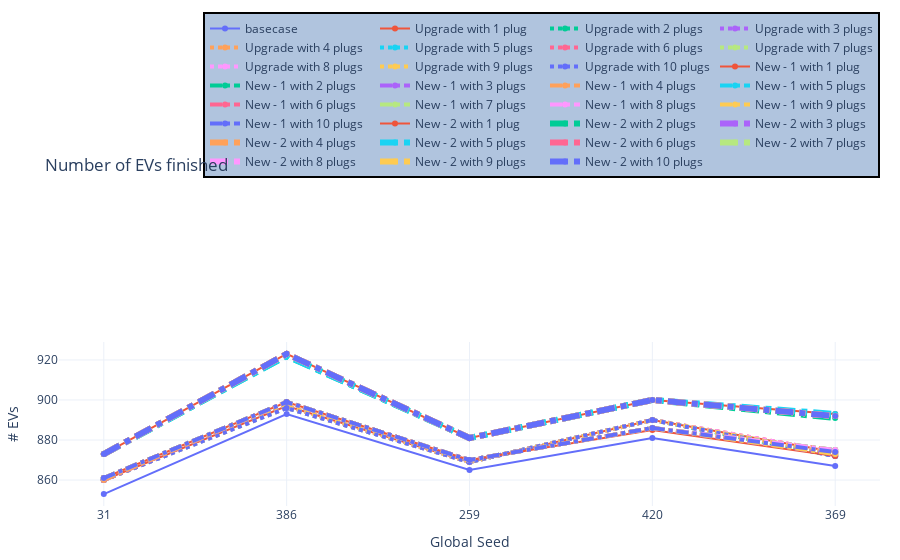

This figure's notebook cell:
### Code cell
# EVs finished
fig = go.Figure()
fig.add_trace(go.Scatter(x=seeds, y=count_stats[(671 <= count_stats['analysis_id']) & (count_stats['analysis_id']<= 675)].sort_values('analysis_id')['fin_count'],
                    mode='lines+markers',
                    name='basecase'))
fig.add_trace(go.Scatter(x=seeds, y=count_stats[(676 <= count_stats['analysis_id']) & (count_stats['analysis_id']<= 680)].sort_values('analysis_id')['fin_count'],
                    mode='lines+markers',
                    name='Upgrade with 1 plug'))
fig.add_trace(go.Scatter(x=seeds, y=count_stats[(681 <= count_stats['analysis_id']) & (count_stats['analysis_id']<= 685)].sort_values('analysis_id')['fin_count'],
                    mode='lines+markers',
                    name='Upgrade with 2 plugs', line=dict(width=4, dash='dot')))
fig.add_trace(go.Scatter(x=seeds, y=count_stats[(686 <= count_stats['analysis_id']) & (count_stats['analysis_id']<= 690)].sort_values('analysis_id')['fin_count'],
                    mode='lines+markers',
                    name='Upgrade with 3 plugs', line=dict(width=4, dash='dot')))
fig.add_trace(go.Scatter(x=seeds, y=count_stats[(691 <= count_stats['analysis_id']) & (count_stats['analysis_id']<= 695)].sort_values('analysis_id')['fin_count'],
                    mode='lines+markers',
                    name='Upgrade with 4 plugs', line=dict(width=4, dash='dot')))
fig.add_trace(go.Scatter(x=seeds, y=count_stats[(696 <= count_stats['analysis_id']) & (count_stats['analysis_id']<= 700)].sort_values('analysis_id')['fin_count'],
                    mode='lines+markers',
                    name='Upgrade with 5 plugs', line=dict(width=4, dash='dot')))
fig.add_trace(go.Scatter(x=seeds, y=count_stats[(701 <= count_stats['analysis_id']) & (count_stats['analysis_id']<= 705)].sort_values('analysis_id')['fin_count'],
                    mode='lines+markers',
                    name='Upgrade with 6 plugs', line=dict(width=4, dash='dot')))
fig.add_trace(go.Scatter(x=seeds, y=count_stats[(706 <= count_stats['analysis_id']) & (count_stats['analysis_id']<= 710)].sort_values('analysis_id')['fin_count'],
                    mode='lines+markers',
                    name='Upgrade with 7 plugs', line=dict(width=4, dash='dot')))
fig.add_trace(go.Scatter(x=seeds, y=count_stats[(711 <= count_stats['analysis_id']) & (count_stats['analysis_id']<= 715)].sort_values('analysis_id')['fin_count'],
                    mode='lines+markers',
                    name='Upgrade with 8 plugs', line=dict(width=4, dash='dot')))
fig.add_trace(go.Scatter(x=seeds, y=count_stats[(716 <= count_stats['analysis_id']) & (count_stats['analysis_id']<= 720)].sort_values('analysis_id')['fin_count'],
                    mode='lines+markers',
                    name='Upgrade with 9 plugs', line=dict(width=4, dash='dot')))
fig.add_trace(go.Scatter(x=seeds, y=count_stats[(721 <= count_stats['analysis_id']) & (count_stats['analysis_id']<= 725)].sort_values('analysis_id')['fin_count'],
                    mode='lines+markers',
                    name='Upgrade with 10 plugs', line=dict(width=4, dash='dot')))

## New - 1
fig.add_trace(go.Scatter(x=seeds, y=count_stats[(726 <= count_stats['analysis_id']) & (count_stats['analysis_id']<= 730)].sort_values('analysis_id')['fin_count'],
                    mode='lines+markers',
                    name='New - 1 with 1 plug'))
fig.add_trace(go.Scatter(x=seeds, y=count_stats[(731 <= count_stats['analysis_id']) & (count_stats['analysis_id']<= 735)].sort_values('analysis_id')['fin_count'],
                    mode='lines+markers',
                    name='New - 1 with 2 plugs', line=dict(width=4, dash='dashdot')))
fig.add_trace(go.Scatter(x=seeds, y=count_stats[(736 <= count_stats['analysis_id']) & (count_stats['analysis_id']<= 740)].sort_values('analysis_id')['fin_count'],
                    mode='lines+markers',
                    name='New - 1 with 3 plugs', line=dict(width=4, dash='dashdot')))
fig.add_trace(go.Scatter(x=seeds, y=count_stats[(741 <= count_stats['analysis_id']) & (count_stats['analysis_id']<= 745)].sort_values('analysis_id')['fin_count'],
                    mode='lines+markers',
                    name='New - 1 with 4 plugs', line=dict(width=4, dash='dashdot')))
fig.add_trace(go.Scatter(x=seeds, y=count_stats[(746 <= count_stats['analysis_id']) & (count_stats['analysis_id']<= 750)].sort_values('analysis_id')['fin_count'],
                    mode='lines+markers',
                    name='New - 1 with 5 plugs', line=dict(width=4, dash='dashdot')))
fig.add_trace(go.Scatter(x=seeds, y=count_stats[(751 <= count_stats['analysis_id']) & (count_stats['analysis_id']<= 755)].sort_values('analysis_id')['fin_count'],
                    mode='lines+markers',
                    name='New - 1 with 6 plugs', line=dict(width=4, dash='dashdot')))
fig.add_trace(go.Scatter(x=seeds, y=count_stats[(756 <= count_stats['analysis_id']) & (count_stats['analysis_id']<= 760)].sort_values('analysis_id')['fin_count'],
                    mode='lines+markers',
                    name='New - 1 with 7 plugs', line=dict(width=4, dash='dashdot')))
fig.add_trace(go.Scatter(x=seeds, y=count_stats[(761 <= count_stats['analysis_id']) & (count_stats['analysis_id']<= 765)].sort_values('analysis_id')['fin_count'],
                    mode='lines+markers',
                    name='New - 1 with 8 plugs', line=dict(width=4, dash='dashdot')))
fig.add_trace(go.Scatter(x=seeds, y=count_stats[(766 <= count_stats['analysis_id']) & (count_stats['analysis_id']<= 770)].sort_values('analysis_id')['fin_count'],
                    mode='lines+markers',
                    name='New - 1 with 9 plugs', line=dict(width=4, dash='dashdot')))
fig.add_trace(go.Scatter(x=seeds, y=count_stats[(771 <= count_stats['analysis_id']) & (count_stats['analysis_id']<= 775)].sort_values('analysis_id')['fin_count'],
                    mode='lines+markers',
                    name='New - 1 with 10 plugs', line=dict(width=4, dash='dashdot')))

## New - 2
fig.add_trace(go.Scatter(x=seeds, y=count_stats[(776 <= count_stats['analysis_id']) & (count_stats['analysis_id']<= 780)].sort_values('analysis_id')['fin_count'],
                    mode='lines+markers',
                    name='New - 2 with 1 plug'))
fig.add_trace(go.Scatter(x=seeds, y=count_stats[(781 <= count_stats['analysis_id']) & (count_stats['analysis_id']<= 785)].sort_values('analysis_id')['fin_count'],
                    mode='lines+markers',
                    name='New - 2 with 2 plugs', line=dict(width=6, dash='dashdot')))
fig.add_trace(go.Scatter(x=seeds, y=count_stats[(786 <= count_stats['analysis_id']) & (count_stats['analysis_id']<= 790)].sort_values('analysis_id')['fin_count'],
                    mode='lines+markers',
                    name='New - 2 with 3 plugs', line=dict(width=6, dash='dashdot')))
fig.add_trace(go.Scatter(x=seeds, y=count_stats[(791 <= count_stats['analysis_id']) & (count_stats['analysis_id']<= 795)].sort_values('analysis_id')['fin_count'],
                    mode='lines+markers',
                    name='New - 2 with 4 plugs', line=dict(width=6, dash='dashdot')))
fig.add_trace(go.Scatter(x=seeds, y=count_stats[(796 <= count_stats['analysis_id']) & (count_stats['analysis_id']<= 800)].sort_values('analysis_id')['fin_count'],
                    mode='lines+markers',
                    name='New - 2 with 5 plugs', line=dict(width=6, dash='dashdot')))
fig.add_trace(go.Scatter(x=seeds, y=count_stats[(801 <= count_stats['analysis_id']) & (count_stats['analysis_id']<= 805)].sort_values('analysis_id')['fin_count'],
                    mode='lines+markers',
                    name='New - 2 with 6 plugs', line=dict(width=6, dash='dashdot')))
fig.add_trace(go.Scatter(x=seeds, y=count_stats[(806 <= count_stats['analysis_id']) & (count_stats['analysis_id']<= 810)].sort_values('analysis_id')['fin_count'],
                    mode='lines+markers',
                    name='New - 2 with 7 plugs', line=dict(width=6, dash='dashdot')))
fig.add_trace(go.Scatter(x=seeds, y=count_stats[(811 <= count_stats['analysis_id']) & (count_stats['analysis_id']<= 815)].sort_values('analysis_id')['fin_count'],
                    mode='lines+markers',
                    name='New - 2 with 8 plugs', line=dict(width=6, dash='dashdot')))
fig.add_trace(go.Scatter(x=seeds, y=count_stats[(816 <= count_stats['analysis_id']) & (count_stats['analysis_id']<= 820)].sort_values('analysis_id')['fin_count'],
                    mode='lines+markers',
                    name='New - 2 with 9 plugs', line=dict(width=6, dash='dashdot')))
fig.add_trace(go.Scatter(x=seeds, y=count_stats[(821 <= count_stats['analysis_id']) & (count_stats['analysis_id']<= 825)].sort_values('analysis_id')['fin_count'],
                    mode='lines+markers',
                    name='New - 2 with 10 plugs', line=dict(width=6, dash='dashdot')))


fig.update_xaxes(type='category')
fig.update_layout(margin=dict(l=20, r=20, t=50, b=20), uniformtext_minsize=8, uniformtext_mode='hide', template='plotly_white', title_text = 'Number of EVs finished',
        showlegend = True, yaxis_title="# EVs", 
                  xaxis_title="Global Seed", legend=dict(
    orientation="h",
    yanchor="bottom",
    y=2,
    xanchor="right",
    x=1,
    bgcolor="LightSteelBlue",
    bordercolor="Black",
    borderwidth=2
))
fig.show()

### Figure 1 — Plotly figure (JSON) as saved in the notebook; plotly's stock layout.template omitted (floating-point values rounded to 4 significant figures)
{"data": [{"mode": "lines+markers", "name": "basecase", "type": "scatter", "x": ["31", "386", "259", "420", "369"], "y": [853, 893, 865, 881, 867]}, {"mode": "lines+markers", "name": "Upgrade with 1 plug", "type": "scatter", "x": ["31", "386", "259", "420", "369"], "y": [860, 897, 869, 890, 874]}, {"line": {"dash": "dot", "width": 4}, "mode": "lines+markers", "name": "Upgrade with 2 plugs", "type": "scatter", "x": ["31", "386", "259", "420", "369"], "y": [860, 897, 869, 890, 872]}, {"line": {"dash": "dot", "width": 4}, "mode": "lines+markers", "name": "Upgrade with 3 plugs", "type": "scatter", "x": ["31", "386", "259", "420", "369"], "y": [860, 896, 869, 890, 872]}, {"line": {"dash": "dot", "width": 4}, "mode": "lines+markers", "name": "Upgrade with 4 plugs", "type": "scatter", "x": ["31", "386", "259", "420", "369"], "y": [860, 897, 869, 890, 874]}, {"line": {"dash": "dot", "width": 4}, "mode": "lines+markers", "name": "Upgrade with 5 plugs", "type": "scatter", "x": ["31", "386", "259", "420", "369"], "y": [860, 897, 869, 890, 873]}, {"line": {"dash": "dot", "width": 4}, "mode": "lines+markers", "name": "Upgrade with 6 plugs", "type": "scatter", "x": ["31", "386", "259", "420", "369"], "y": [860, 897, 869, 890, 874]}, {"line": {"dash": "dot", "width": 4}, "mode": "lines+markers", "name": "Upgrade with 7 plugs", "type": "scatter", "x": ["31", "386", "259", "420", "369"], "y": [860, 896, 869, 890, 873]}, {"line": {"dash": "dot", "width": 4}, "mode": "lines+markers", "name": "Upgrade with 8 plugs", "type": "scatter", "x": ["31", "386", "259", "420", "369"], "y": [860, 897, 869, 890, 874]}, {"line": {"dash": "dot", "width": 4}, "mode": "lines+markers", "name": "Upgrade with 9 plugs", "type": "scatter", "x": ["31", "386", "259", "420", "369"], "y": [860, 897, 869, 890, 873]}, {"line": {"dash": "dot", "width": 4}, "mode": "lines+markers", "name": "Upgrade with 10 plugs", "type": "scatter", "x": ["31", "386", "259", "420", "369"], "y": [860, 896, 869, 890, 872]}, {"mode": "lines+markers", "name": "New - 1 with 1 plug", "type": "scatter", "x": ["31", "386", "259", "420", "369"], "y": [861, 899, 870, 885, 872]}, {"line": {"dash": "dashdot", "width": 4}, "mode": "lines+markers", "name": "New - 1 with 2 plugs", "type": "scatter", "x": ["31", "386", "259", "420", "369"], "y": [861, 899, 870, 886, 875]}, {"line": {"dash": "dashdot", "width": 4}, "mode": "lines+markers", "name": "New - 1 with 3 plugs", "type": "scatter", "x": ["31", "386", "259", "420", "369"], "y": [860, 899, 870, 886, 873]}, {"line": {"dash": "dashdot", "width": 4}, "mode": "lines+markers", "name": "New - 1 with 4 plugs", "type": "scatter", "x": ["31", "386", "259", "420", "369"], "y": [860, 899, 870, 886, 875]}, {"line": {"dash": "dashdot", "width": 4}, "mode": "lines+markers", "name": "New - 1 with 5 plugs", "type": "scatter", "x": ["31", "386", "259", "420", "369"], "y": [861, 899, 870, 886, 874]}, {"line": {"dash": "dashdot", "width": 4}, "mode": "lines+markers", "name": "New - 1 with 6 plugs", "type": "scatter", "x": ["31", "386", "259", "420", "369"], "y": [861, 899, 870, 886, 874]}, {"line": {"dash": "dashdot", "width": 4}, "mode": "lines+markers", "name": "New - 1 with 7 plugs", "type": "scatter", "x": ["31", "386", "259", "420", "369"], "y": [861, 899, 870, 886, 875]}, {"line": {"dash": "dashdot", "width": 4}, "mode": "lines+markers", "name": "New - 1 with 8 plugs", "type": "scatter", "x": ["31", "386", "259", "420", "369"], "y": [861, 899, 870, 886, 875]}, {"line": {"dash": "dashdot", "width": 4}, "mode": "lines+markers", "name": "New - 1 with 9 plugs", "type": "scatter", "x": ["31", "386", "259", "420", "369"], "y": [861, 899, 870, 886, 873]}, {"line": {"dash": "dashdot", "width": 4}, "mode": "lines+markers", "name": "New - 1 with 10 plugs", "type": "scatter", "x": ["31", "386", "259", "420", "369"], "y": [861, 899, 870, 886, 874]}, {"mode": "lines+markers", "name": "New - 2 with 1 plug", "type": "scatter", "x": ["31", "386", "259", "420", "369"], "y": [873, 923, 881, 900, 893]}, {"line": {"dash": "dashdot", "width": 6}, "mode": "lines+markers", "name": "New - 2 with 2 plugs", "type": "scatter", "x": ["31", "386", "259", "420", "369"], "y": [873, 922, 881, 900, 891]}, {"line": {"dash": "dashdot", "width": 6}, "mode": "lines+markers", "name": "New - 2 with 3 plugs", "type": "scatter", "x": ["31", "386", "259", "420", "369"], "y": [873, 923, 881, 900, 892]}, {"line": {"dash": "dashdot", "width": 6}, "mode": "lines+markers", "name": "New - 2 with 4 plugs", "type": "scatter", "x": ["31", "386", "259", "420", "369"], "y": [873, 923, 881, 900, 892]}, {"line": {"dash": "dashdot", "width": 6}, "mode": "lines+markers", "name": "New - 2 with 5 plugs", "type": "scatter", "x": ["31", "386", "259", "420", "369"], "y": [873, 922, 881, 900, 893]}, {"line": {"dash": "dashdot", "width": 6}, "mode": "lines+markers", "name": "New - 2 with 6 plugs", "type": "scatter", "x": ["31", "386", "259", "420", "369"], "y": [873, 923, 881, 900, 892]}, {"line": {"dash": "dashdot", "width": 6}, "mode": "lines+markers", "name": "New - 2 with 7 plugs", "type": "scatter", "x": ["31", "386", "259", "420", "369"], "y": [873, 923, 881, 900, 892]}, {"line": {"dash": "dashdot", "width": 6}, "mode": "lines+markers", "name": "New - 2 with 8 plugs", "type": "scatter", "x": ["31", "386", "259", "420", "369"], "y": [873, 923, 881, 900, 892]}, {"line": {"dash": "dashdot", "width": 6}, "mode": "lines+markers", "name": "New - 2 with 9 plugs", "type": "scatter", "x": ["31", "386", "259", "420", "369"], "y": [873, 923, 881, 900, 892]}, {"line": {"dash": "dashdot", "width": 6}, "mode": "lines+markers", "name": "New - 2 with 10 plugs", "type": "scatter", "x": ["31", "386", "259", "420", "369"], "y": [873, 923, 881, 900, 892]}], "layout": {"autosize": true, "legend": {"bgcolor": "LightSteelBlue", "bordercolor": "Black", "borderwidth": 2, "orientation": "h", "x": 1, "xanchor": "right", "y": 2, "yanchor": "bottom"}, "margin": {"b": 20, "l": 20, "r": 20, "t": 50}, "showlegend": true, "title": {"text": "Number of EVs finished"}, "uniformtext": {"minsize": 8, "mode": "hide"}, "xaxis": {"autorange": true, "range": [-0.2336, 4.234], "title": {"text": "Global Seed"}, "type": "category"}, "yaxis": {"autorange": true, "range": [846.8, 929.2], "title": {"text": "# EVs"}, "type": "linear"}}}
